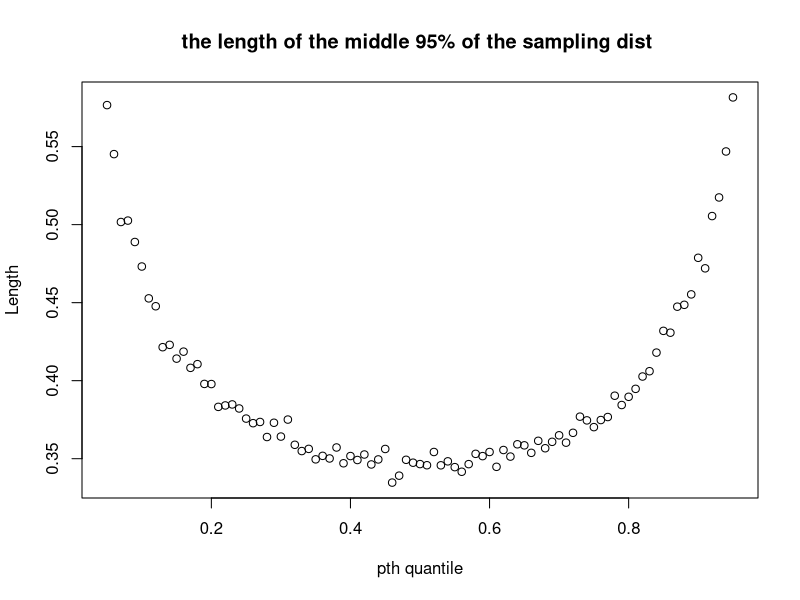
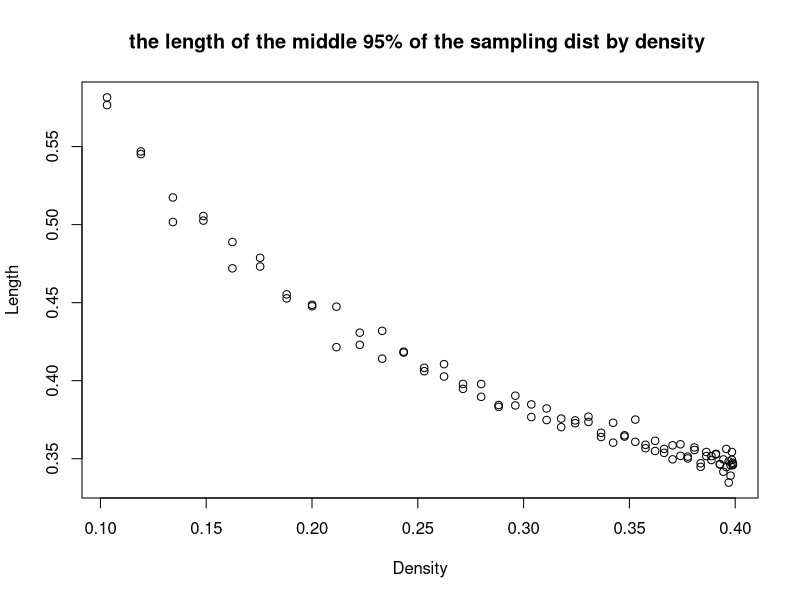

Recreate these plots in R, in order. (Note: a time limit stopped this script after it produced the figures.)
## ---- chunk 1
knitr::opts_chunk$set(warning = FALSE, message = FALSE, cache = TRUE)
## ---- chunk 2
N=200
draws=5000
mid.len1<-rep(NA,91)  
pthquan<-rep(NA,draws)
p<-seq(0.05,0.95,length=91)
for(j in 1:91){
for(i in 1:draws){
  dist<-rnorm(N,mean=0,sd=1)
  pthquan[i]<-quantile(dist,p[j])
  
}
mid.len1[j]<-quantile(pthquan,0.975)-quantile(pthquan,0.025)
}
plot(p,mid.len1,main="the length of the middle 95% of the sampling dist ",xlab="pth quantile",ylab = "Length")
## ---- chunk 3
x_value<-rep(NA,91)
x_density<-rep(NA,91)
for (i in 1:91){
  d=i*0.01+0.04
  x_value[i]<-qnorm(d)
}
for (i in 1:91){
x_density[i]<-dnorm(x_value[i])
}
plot(x_density,mid.len1,xlab="Density",ylab="Length",main="the length of the middle 95% of the sampling dist by density " )
## ---- chunk 4
N=200
draws=5000
mid.len2<-rep(NA,91)   
pthquan<-rep(NA,draws)
p<-seq(0.05,0.95,length=91)
for(j in 1:91){
for(i in 1:draws){
  dist<-rexp(N, rate=1) 
  pthquan[i]<-quantile(dist,p[j])
  
}
mid.len2[j]<-quantile(pthquan,0.975)-quantile(pthquan,0.025)
}
plot(p,mid.len2,main="the length of the middle 95% of the sampling dist ",xlab="pth quantile",ylab = "Length")
## ---- chunk 5
x_value_2<-rep(NA,91)
x_density_2<-rep(NA,91)
for (i in 1:91){
  d=i*0.01+0.04
  x_value_2[i]<-qexp(d)
}
for (i in 1:91){
x_density_2[i]<-dexp(x_value_2[i])
}
plot(x_density_2,mid.len2,xlab="Density",ylab="Length",main="the length of the middle 95% of the sampling dist by density ")
## ---- chunk 6

rf3 <- function(N){
  G <- sample(0:2, N, replace = TRUE, prob = c(5,3,2))
  (G==0)*rnorm(N) + (G==1)*rnorm(N,4) + (G==2)*rnorm(N,-4,2)
}

pf3 <- function(x){
  .5*pnorm(x) + .3*pnorm(x,4) + .2*pnorm(x,-4,2)
}

df3 <- function(x){
  .5*dnorm(x) + .3*dnorm(x,4) + .2*dnorm(x,-4,2)
}
draws=5000
mid.len3<-rep(NA,91)   #why it has a red mark
pthquan<-rep(NA,draws)
p<-seq(0.05,0.95,length=91)
for(j in 1:91){
for(i in 1:draws){
  dist<-rf3(200)
  pthquan[i]<-quantile(dist,p[j])
  
}
mid.len3[j]<-quantile(pthquan,0.975)-quantile(pthquan,0.025)
}
plot(p,mid.len3,main="the length of the middle 95% of the sampling dist ",xlab="pth quantile",ylab = "Length")
## ---- chunk 7
p<-seq(0.05,0.95,length=91)
N=200
x_density<-rep(NA,91)
df3_3<-rep(NA,91)

for( i in 1:91){
  f1<-function(x){.5*pnorm(x) + .3*pnorm(x,4) + .2*pnorm(x,-4,2)-p[i]}
  x_density[i]<-uniroot(f1, lower = -200, upper = 200) 
} 

df3 <- function(x){
  .5*dnorm(x) + .3*dnorm(x,4) + .2*dnorm(x,-4,2)
}
for (i in seq_along(x_density)){
df3_3[i] <-df3(x_density[[i]])
}
plot(df3_3,mid.len3,xlab="Density",ylab="Length",main="the length of the middle 95% of the sampling dist by density ")
## ---- chunk 8
rf4 <- function(N){
  G <- sample(0:1, N, replace = TRUE)
  (G==0)*rbeta(N,5,1) + (G==1)*rbeta(N,1,5)
}
draws=5000
mid.len4<-rep(NA,91)
pthquan<-rep(NA,draws)
p<-seq(0.05,0.95,length=91)
for(j in 1:91){
for(i in 1:draws){
  dist<-rf4(200)
  pthquan[i]<-quantile(dist,p[j])
  
}
mid.len4[j]<-quantile(pthquan,0.975)-quantile(pthquan,0.025)
}
plot(p,mid.len4,main="the length of the middle 95% of the sampling dist ",xlab="pth quantile",ylab = "Length")
## ---- chunk 9
pf4<-function(x){
  0.5*pbeta(x,5,1)+0.5*pbeta(x,1,5)
}
p<-seq(0.05,0.95,length=91)
N=200
x_density_4<-rep(NA,91)
df4_1<-rep(NA,91)

for( i in 1:91){
  f4<-function(x){0.5*pbeta(x,5,1)+0.5*pbeta(x,1,5)-p[i]}
  x_density_4[i]<-uniroot(f4, lower = -200, upper = 200)
}  

df4 <- function(x){
  0.5*dbeta(x,5,1)+0.5*dbeta(x,1,5)
}
for (i in seq_along(x_density_4)){
df4_1[i] <-df4(x_density_4[[i]])
}
plot(df4_1,mid.len4,,xlab="Density",ylab="Length",main="the length of the middle 95% of the sampling dist by density ")
## ---- chunk 10
N=200
draws=5000
mid.len1<-rep(NA,19)   #why it has a red mark
pthquan<-rep(NA,draws)
p<-seq(0.05,0.95,length=19)
for(j in 1:19){
for(i in 1:draws){
  dist<-rnorm(N,mean=0,sd=1)
  pthquan[i]<-quantile(dist,p[j])
}
mid.len1[j]<-quantile(pthquan,0.975)-quantile(pthquan,0.025)
}

N=400
mid.len1_2<-rep(NA,19)   #why it has a red mark
pthquan<-rep(NA,draws)
p<-seq(0.05,0.95,length=19)
for(j in 1:19){
for(i in 1:draws){
  dist<-rnorm(N,mean=0,sd=1)
  pthquan[i]<-quantile(dist,p[j])
}
mid.len1_2[j]<-quantile(pthquan,0.975)-quantile(pthquan,0.025)
}

N=800
mid.len1_3<-rep(NA,19)   #why it has a red mark
pthquan<-rep(NA,draws)
p<-seq(0.05,0.95,length=19)
for(j in 1:19){
for(i in 1:draws){
  dist<-rnorm(N,mean=0,sd=1)
  pthquan[i]<-quantile(dist,p[j])
}
mid.len1_3[j]<-quantile(pthquan,0.975)-quantile(pthquan,0.025)
}

N=1600
mid.len1_4<-rep(NA,19)   #why it has a red mark
pthquan<-rep(NA,draws)
p<-seq(0.05,0.95,length=19)
for(j in 1:19){
for(i in 1:draws){
  dist<-rnorm(N,mean=0,sd=1)
  pthquan[i]<-quantile(dist,p[j])
  
}
mid.len1_4[j]<-quantile(pthquan,0.975)-quantile(pthquan,0.025)
}

plot(p,mid.len1,type = "l",xlim = c(0,1.0),ylim=c(0,0.7),main="the length of the middle 95% of the sampling dist ",xlab="pth quantile",ylab = "Length")
lines(p,mid.len1_2,type="l",col="red") 
lines(p,mid.len1_3,type="l",col="green")
lines(p,mid.len1_4,type="l",col="blue")

text(0.2,0.6,"N=200",2,col="black")
text(0.17,0.45,"N=400",2,col="red")
text(0.2,0.3,"N=800",2,col="green")
text(0.2,0.23,"N=1600",2,col="blue")
